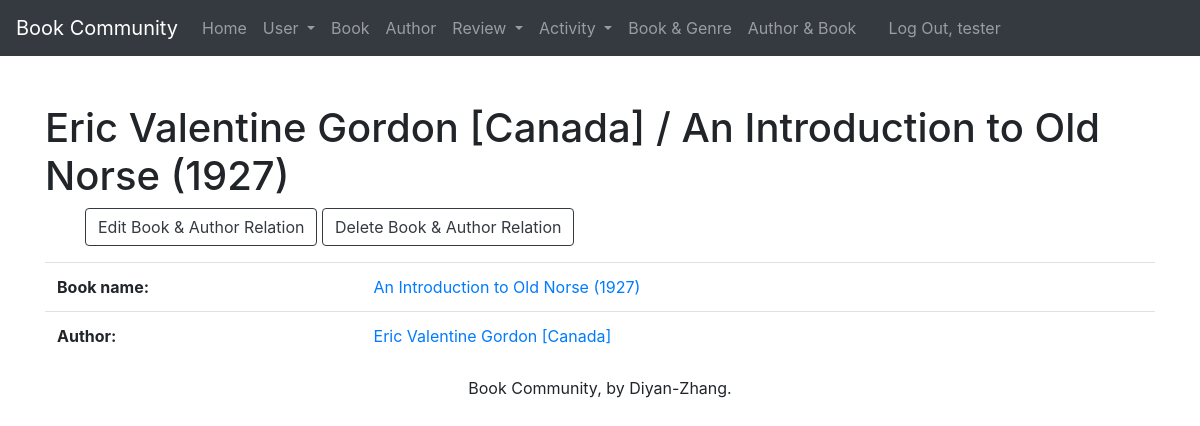
Page /book_author/2/ (signed in) on the committed database.
### webinfo/models.py (models this page shows, shortened)
class Write(models.Model):
    written_id = models.AutoField(primary_key=True)
    book = models.ForeignKey(Book, related_name='writes', on_delete=models.PROTECT)
    author = models.ForeignKey(Author, related_name='writes', on_delete=models.PROTECT)
    def __str__(self):
        return '%s / %s ' % (self.author, self.book)
    def get_update_url(self):
        return reverse('webinfo_write_update_urlpattern',
                       kwargs={'pk': self.pk}
                       )
    def get_delete_url(self):
        return reverse('webinfo_write_delete_urlpattern',
                       kwargs={'pk': self.pk}
                       )
    class Meta:
        ordering = ['author', 'book']
        constraints = [
            UniqueConstraint(fields=['book', 'author'], name='unique_write')
        ]

class Author(models.Model):
    author_id = models.AutoField(primary_key=True)
    first_name = models.CharField(max_length=45)
    last_name = models.CharField(max_length=45)
    disambiguator = models.CharField(max_length=45, blank=True, default='')
    nation = models.ForeignKey(Nation, related_name='authors', on_delete=models.PROTECT)
    year = models.ForeignKey(Year, related_name='authors', on_delete=models.PROTECT)
    def __str__(self):
        result = ''
        if self.disambiguator == '':
            result = '%s %s [%s]' % (self.first_name, self.last_name, self.nation.nation)
        else:
            result = '%s %s [%s] - %s' % (self.first_name, self.last_name, self.nation.nation, self.disambiguator)
        return result
    def get_absolute_url(self):
        return reverse('webinfo_author_detail_urlpattern',
                       kwargs={'pk': self.pk}
                       )
    class Meta:
        ordering = ['first_name', 'last_name', 'nation', 'disambiguator']
        constraints = [
            UniqueConstraint(fields=['last_name', 'first_name', 'nation', 'disambiguator'],
                             name='unique_author')
        ]

class Nation(models.Model):
    nation_id = models.AutoField(primary_key=True)
    nation = models.CharField(max_length=100, unique=True)
    class Meta:
        ordering = ['nation']

class Book(models.Model):
    book_id = models.AutoField(primary_key=True)
    book_name = models.CharField(max_length=225)
    textbook_or_not = models.BooleanField(default=False)
    year = models.ForeignKey(Year, related_name='books', on_delete=models.PROTECT)
    publisher = models.ForeignKey(Publisher, related_name='books', on_delete=models.PROTECT)
    def __str__(self):
        return '%s (%s)' % (self.book_name, self.year.year)
    def get_absolute_url(self):
        return reverse('webinfo_book_detail_urlpattern',
                       kwargs={'pk': self.pk}
                       )
    class Meta:
        ordering = ['book_name', 'year', 'publisher']
        constraints = [
            UniqueConstraint(fields=['book_name', 'year', 'publisher'], name='unique_book')
        ]

class Year(models.Model):
    year_id = models.AutoField(primary_key=True)
    year = models.IntegerField(unique=True)
    class Meta:
        ordering = ['year']

### webinfo/views.py (the view)
class WriteDetail(LoginRequiredMixin, PermissionRequiredMixin, DetailView):
    model = Write
    permission_required = 'webinfo.view_write'
    def get_context_data(self, **kwargs):
        context = super(DetailView, self).get_context_data(**kwargs)
        write = self.get_object()
        book = write.book
        author = write.author
        context['book'] = book
        context['author'] = author
        return context

### webinfo/templates/webinfo/write_detail.html (shortened to what this page needs)
{% extends 'webinfo/base.html' %}
{% block content %}
    <h1 class="mt-5">{{ write }}</h1>
    <ul>
        {% if perms.webinfo.change_write %}
            <a href="{{ write.get_update_url }}" class="btn btn-outline-dark">
                Edit Book & Author Relation</a>
        {% endif %}
        {% if perms.webinfo.delete_write %}
            <a href="{{ write.get_delete_url }}" class="btn btn-outline-dark">
                Delete Book & Author Relation</a>
        {% endif %}
    </ul>
    <section>
        <p class="lead">
            <table class="table table-hover">
                <tbody>
                    <tr>
                        <th scope="row">Book name:</th>
                        <td><a href="{{ book.get_absolute_url }}">{{ book }}</a></td>
                    </tr>
                    <tr>
                        <th scope="row">Author:</th>
                        <td><a href="{{ author.get_absolute_url }}">{{ author }}</a></td>
                    </tr>
                </tbody>
            </table>
        </p>
    </section>
{% endblock %}

### webinfo/templates/webinfo/base.html (shortened to what this page needs)
{% load static %}
<!DOCTYPE html>
<html lang="en">
<head>
    <link rel="stylesheet" href="https://cdn.jsdelivr.net/npm/bootstrap@4.6.1/dist/css/bootstrap.min.css">
</head>
<body>
<nav class="navbar navbar-expand-lg navbar-dark bg-dark">
  <a class="navbar-brand" href="#">Book Community</a>
  <div class="collapse navbar-collapse" id="navbarNav">
      <ul class="navbar-nav">
          <li class="nav-item">
              <a class="nav-link" href="{% url 'home_urlpattern' %}">Home</a>
          </li>
          <li class="nav-item dropdown">
              <a class="nav-link dropdown-toggle" href="#" id="navbarDropdownMenuLink" role="button" data-toggle="dropdown" aria-expanded="false">
                  User
              </a>
          </li>
          {% if perms.webinfo.view_book %}
              <li class="nav-item">
                  <a class="nav-link" href="{% url 'webinfo_book_list_urlpattern' %}">Book</a>
              </li>
          {% endif %}
          {% if perms.webinfo.view_author %}
              <li class="nav-item">
                  <a class="nav-link" href="{% url 'webinfo_author_list_urlpattern' %}">Author</a>
              </li>
          {% endif %}
          <li class="nav-item dropdown">
              <a class="nav-link dropdown-toggle" href="#" id="navbarDropdownMenuLink" role="button" data-toggle="dropdown" aria-expanded="false">
                  Review
              </a>
          </li>
          <li class="nav-item dropdown">
              <a class="nav-link dropdown-toggle" href="#" id="navbarDropdownMenuLink" role="button" data-toggle="dropdown" aria-expanded="false">
                  Activity
              </a>
          </li>
          {% if perms.webinfo.view_explain %}
              <li class="nav-item">
                  <a class="nav-link" href="{% url 'webinfo_explain_list_urlpattern' %}">Book & Genre</a>
              </li>
          {% endif %}
          {% if perms.webinfo.view_write %}
              <li class="nav-item">
                  <a class="nav-link" href="{% url 'webinfo_write_list_urlpattern' %}">Author & Book</a>
              </li>
          {% endif %}
      </ul>
      <ul class="navbar-nav px-3">
            {% if user.is_authenticated %}
                <li class="nav-item text-nowrap"><a class="nav-link" href="{% url 'logout_urlpattern' %}">
                    Log Out, {{ user.get_username }}</a></li>
            {% else %}
                <li class="nav-item text-nowrap"><a class="nav-link" href="{% url 'login_urlpattern' %}">
                    Log In</a></li>
            {% endif %}
      </ul>
  </div>
</nav>
<main role="main" class="flex-shrink-0">
    <div class="container">
        {% block content %}{% endblock %}
    </div>
</main>
 <footer class="mastfoot mt-auto">
    <div class="inner">
      <p class="text-center">Book Community, by Diyan-Zhang.</p>
    </div>
 </footer>
</body>
</html>

### rows in the picture
Write: author+book "Eric Valentine Gordon [Canada] / An Introduction to Old Norse (1927)"
Book: book_name+year "An Introduction to Old Norse (1927)"
Author: disambiguator+first_name+last_name "Eric Valentine Gordon [Canada]"

### other values in the picture
{{ user.get_username }} "tester"
